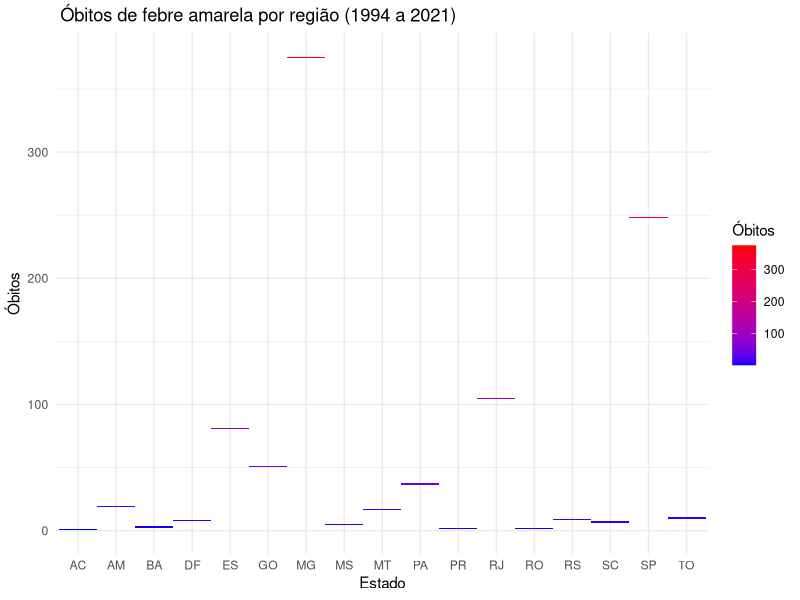
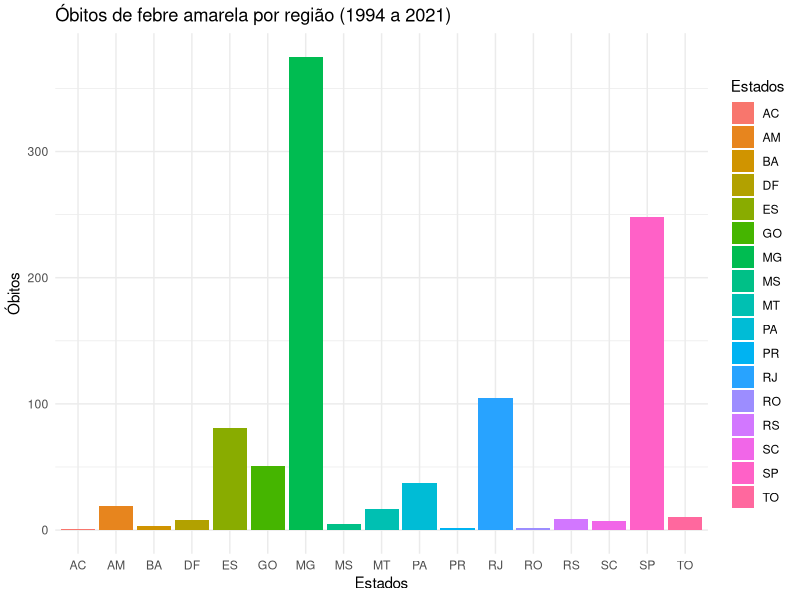
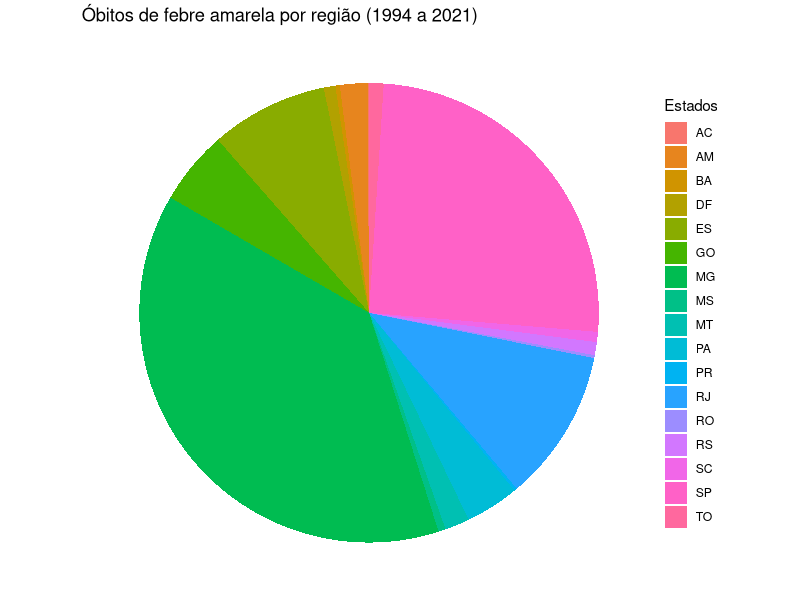
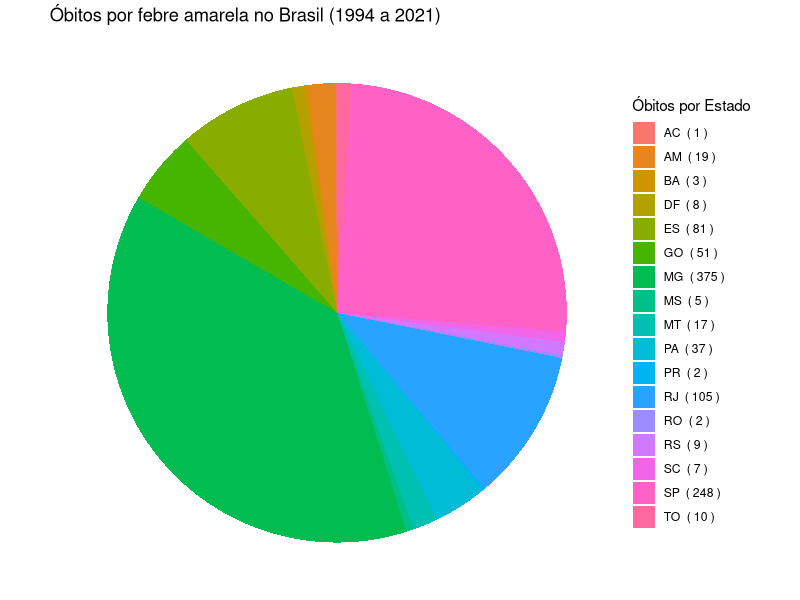

These charts were generated, in order, by the following R code:
library(ggplot2)

subset_df <- data.frame(
  uf_lpi = c("TO", "SP", "RS", "SC", "PR", "RO", "RJ", "PA", "MT", "MS", "MG", "GO", "ES", "DF", "BA", "AM", "AC"),
  obitos = c(10, 248, 9, 7, 2, 2, 105, 37, 17, 5, 375, 51, 81, 8, 3, 19, 1)
)

ggplot(subset_df, aes(x = uf_lpi, y = obitos, fill = obitos)) +
  geom_tile() +
  labs(title = " Óbitos de febre amarela por região (1994 a 2021)", x = "Estado", y = "Óbitos", fill = "Óbitos") +
  scale_fill_gradient(low = "blue", high = "red") +
  theme_minimal()

 
#grafico de barras

subset_df <- data.frame(
  uf_lpi = c("TO", "SP", "RS", "SC", "PR", "RO", "RJ", "PA", "MT", "MS", "MG", "GO", "ES", "DF", "BA", "AM", "AC"),
  obitos = c(10, 248, 9, 7, 2, 2, 105, 37, 17, 5, 375, 51, 81, 8, 3, 19, 1)
)

ggplot(subset_df, aes(x = uf_lpi, y = obitos, fill = uf_lpi)) +
  geom_bar(stat = "identity") +
  labs(title = "Óbitos de febre amarela por região (1994 a 2021)", x = "Estados", y = "Óbitos", fill = "Estados") +
  theme_minimal()

#grafico pizza



subset_df <- data.frame(
  uf_lpi = c("TO", "SP", "RS", "SC", "PR", "RO", "RJ", "PA", "MT", "MS", "MG", "GO", "ES", "DF", "BA", "AM", "AC"),
  obitos = c(10, 248, 9, 7, 2, 2, 105, 37, 17, 5, 375, 51, 81, 8, 3, 19, 1)
)

ggplot(subset_df, aes(x = "", y = obitos, fill = uf_lpi)) +
  geom_bar(stat = "identity", width = 1) +
  coord_polar(theta = "y") +
  labs(title = "Óbitos de febre amarela por região (1994 a 2021)", fill = "Estados") +
  scale_fill_discrete(name = "Estados") +
  theme_void()



library(ggplot2)

subset_df <- data.frame(
  uf_lpi = c("TO", "SP", "RS", "SC", "PR", "RO", "RJ", "PA", "MT", "MS", "MG", "GO", "ES", "DF", "BA", "AM", "AC"),
  obitos = c(10, 248, 9, 7, 2, 2, 105, 37, 17, 5, 375, 51, 81, 8, 3, 19, 1)
)

# Criar uma nova variável combinando uf_lpi e obitos
subset_df$uf_obitos <- paste(subset_df$uf_lpi, " (", subset_df$obitos, ")")

ggplot(subset_df, aes(x = "", y = obitos, fill = uf_obitos)) +
  geom_bar(stat = "identity", width = 1) +
  coord_polar(theta = "y") +
  labs(title = "Óbitos por febre amarela no Brasil (1994 a 2021)", fill = "Estado") +
  scale_fill_discrete(name = "Óbitos por Estado") +
  theme_void()
  
